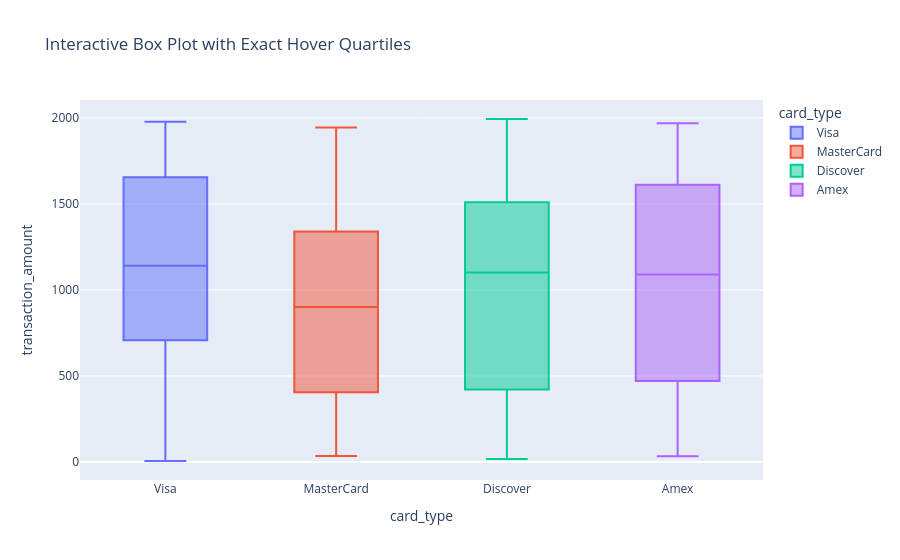

Write notebook code for a chart like this one.
### Markdown cell above
## 🔹 Interactive Box Plots: `px.box()`

### 1. What is this?
`px.box()` creates interactive boxplots where hovering shows the exact Median, Q1, Q3, Minimum, and Maximum values.

### 2. Why do we use it?
Eliminates guesswork: users see the exact dollar amounts behind the whiskers.

### 3. Syntax & Parameters
```python
fig = px.box(df, x='card_type', y='amount', color='card_type', points='outliers')
```

### Code cell
fig = px.box(df.head(300), x='card_type', y='transaction_amount', color='card_type', points='outliers', title='Interactive Box Plot with Exact Hover Quartiles')
fig.show()

### Figure 1 — Plotly figure (JSON) as saved in the notebook; plotly's stock layout.template omitted (floating-point values rounded to 4 significant figures)
{"data": [{"alignmentgroup": "True", "boxpoints": "outliers", "hovertemplate": "card_type=%{x}<br>transaction_amount=%{y}<extra></extra>", "legendgroup": "Visa", "marker": {"color": "#636efa"}, "name": "Visa", "notched": false, "offsetgroup": "Visa", "orientation": "v", "showlegend": true, "x": ["Visa", "Visa", "Visa", "Visa", "Visa", "Visa", "Visa", "Visa", "Visa", "Visa", "Visa", "Visa", "Visa", "Visa", "Visa", "Visa", "Visa", "Visa", "Visa", "Visa", "Visa", "Visa", "Visa", "Visa", "Visa", "Visa", "Visa", "Visa", "Visa", "Visa", "Visa", "Visa", "Visa", "Visa", "Visa", "Visa", "Visa", "Visa", "Visa", "Visa", "Visa", "Visa", "Visa", "Visa", "Visa", "Visa", "Visa", "Visa", "Visa", "Visa", "Visa", "Visa", "Visa", "Visa", "Visa", "Visa", "Visa", "Visa", "Visa", "Visa", "Visa", "Visa", "Visa", "Visa", "Visa", "Visa", "Visa", "Visa", "Visa", "Visa", "Visa", "Visa", "Visa"], "x0": " ", "xaxis": "x", "y": [1216.0, 1264.0, 363.5, 679.9, 1805.0, 1145.0, 320.6, 507.1, 726.1, 1361.0, 1790.0, 1753.0, 1042.0, 806.3, 1879.0, 627.2, 521.4, 1544.0, 1134.0, 1620.0, 1336.0, 838.8, 717.8, 1072.0, 75.02, 144.3, 1002.0, 1790.0, 662.9, 1243.0, 865.5, 1898.0, 536.5, 1501.0, 1436.0, 1881.0, 1814.0, 1263.0, 1835.0, 1254.0, 1290.0, 1977.0, 863.3, 1658.0, 1180.0, 469.2, 583.9, 1930.0, 1035.0, 233.7, 1028.0, 1015.0, 1141.0, 269.8, 1893.0, 1263.0, 145.1, 5.9, 1661.0, 1654.0, 1906.0, 1286.0, 1664.0, 923.2, 470.2, 1051.0, 1504.0, 1002.0, 324.2, 1908.0, 720.0, 1710.0, 998.0], "y0": " ", "yaxis": "y", "type": "box"}, {"alignmentgroup": "True", "boxpoints": "outliers", "hovertemplate": "card_type=%{x}<br>transaction_amount=%{y}<extra></extra>", "legendgroup": "MasterCard", "marker": {"color": "#EF553B"}, "name": "MasterCard", "notched": false, "offsetgroup": "MasterCard", "orientation": "v", "showlegend": true, "x": ["MasterCard", "MasterCard", "MasterCard", "MasterCard", "MasterCard", "MasterCard", "MasterCard", "MasterCard", "MasterCard", "MasterCard", "MasterCard", "MasterCard", "MasterCard", "MasterCard", "MasterCard", "MasterCard", "MasterCard", "MasterCard", "MasterCard", "MasterCard", "MasterCard", "MasterCard", "MasterCard", "MasterCard", "MasterCard", "MasterCard", "MasterCard", "MasterCard", "MasterCard", "MasterCard", "MasterCard", "MasterCard", "MasterCard", "MasterCard", "MasterCard", "MasterCard", "MasterCard", "MasterCard", "MasterCard", "MasterCard", "MasterCard", "MasterCard", "MasterCard", "MasterCard", "MasterCard", "MasterCard", "MasterCard", "MasterCard", "MasterCard", "MasterCard", "MasterCard", "MasterCard", "MasterCard", "MasterCard", "MasterCard", "MasterCard", "MasterCard", "MasterCard", "MasterCard", "MasterCard", "MasterCard", "MasterCard", "MasterCard", "MasterCard"], "x0": " ", "xaxis": "x", "y": [325.0, 1285.0, 559.9, 567.7, 1662.0, 900.9, 1661.0, 783.5, 1304.0, 1945.0, 51.76, 646.9, 908.9, 1147.0, 1350.0, 235.8, 1884.0, 964.2, 1088.0, 34.86, 73.44, 1938.0, 332.6, 375.4, 1525.0, 184.1, 1090.0, 205.5, 760.4, 707.7, 911.5, 389.2, 181.6, 1458.0, 1282.0, 961.2, 1592.0, 1691.0, 1313.0, 1234.0, 407.3, 53.41, 1294.0, 440.2, 302.8, 812.9, 493.0, 1516.0, 1504.0, 1330.0, 1875.0, 465.6, 403.9, 545.8, 602.8, 1565.0, 486.9, 165.6, 1210.0, 900.7, 75.08, 1654.0, 515.4, 1827.0], "y0": " ", "yaxis": "y", "type": "box"}, {"alignmentgroup": "True", "boxpoints": "outliers", "hovertemplate": "card_type=%{x}<br>transaction_amount=%{y}<extra></extra>", "legendgroup": "Discover", "marker": {"color": "#00cc96"}, "name": "Discover", "notched": false, "offsetgroup": "Discover", "orientation": "v", "showlegend": true, "x": ["Discover", "Discover", "Discover", "Discover", "Discover", "Discover", "Discover", "Discover", "Discover", "Discover", "Discover", "Discover", "Discover", "Discover", "Discover", "Discover", "Discover", "Discover", "Discover", "Discover", "Discover", "Discover", "Discover", "Discover", "Discover", "Discover", "Discover", "Discover", "Discover", "Discover", "Discover", "Discover", "Discover", "Discover", "Discover", "Discover", "Discover", "Discover", "Discover", "Discover", "Discover", "Discover", "Discover", "Discover", "Discover", "Discover", "Discover", "Discover", "Discover", "Discover", "Discover", "Discover", "Discover", "Discover", "Discover", "Discover", "Discover", "Discover", "Discover", "Discover", "Discover", "Discover", "Discover", "Discover", "Discover", "Discover", "Discover", "Discover", "Discover", "Discover", "Discover", "Discover", "Discover", "Discover"], "x0": " ", "xaxis": "x", "y": [136.7, 609.8, 927.5, 18.19, 765.4, 249.3, 1353.0, 1237.0, 1454.0, 1395.0, 1509.0, 422.0, 1024.0, 1699.0, 1117.0, 1285.0, 260.7, 1681.0, 1399.0, 131.7, 1571.0, 1016.0, 112.4, 698.3, 1722.0, 182.0, 1283.0, 1096.0, 1519.0, 731.1, 1828.0, 522.8, 792.5, 303.3, 1900.0, 253.3, 381.8, 927.0, 1625.0, 286.6, 1341.0, 640.2, 1892.0, 750.7, 1766.0, 1896.0, 214.0, 1321.0, 1108.0, 1195.0, 1467.0, 1958.0, 967.6, 755.0, 454.0, 710.8, 1223.0, 1413.0, 195.9, 203.1, 1920.0, 1994.0, 1375.0, 180.4, 94.78, 130.7, 1902.0, 1899.0, 543.7, 1720.0, 1958.0, 396.2, 1274.0, 1258.0], "y0": " ", "yaxis": "y", "type": "box"}, {"alignmentgroup": "True", "boxpoints": "outliers", "hovertemplate": "card_type=%{x}<br>transaction_amount=%{y}<extra></extra>", "legendgroup": "Amex", "marker": {"color": "#ab63fa"}, "name": "Amex", "notched": false, "offsetgroup": "Amex", "orientation": "v", "showlegend": true, "x": ["Amex", "Amex", "Amex", "Amex", "Amex", "Amex", "Amex", "Amex", "Amex", "Amex", "Amex", "Amex", "Amex", "Amex", "Amex", "Amex", "Amex", "Amex", "Amex", "Amex", "Amex", "Amex", "Amex", "Amex", "Amex", "Amex", "Amex", "Amex", "Amex", "Amex", "Amex", "Amex", "Amex", "Amex", "Amex", "Amex", "Amex", "Amex", "Amex", "Amex", "Amex", "Amex", "Amex", "Amex", "Amex", "Amex", "Amex", "Amex", "Amex", "Amex", "Amex", "Amex", "Amex", "Amex", "Amex", "Amex", "Amex", "Amex", "Amex", "Amex", "Amex", "Amex", "Amex", "Amex", "Amex", "Amex", "Amex", "Amex", "Amex", "Amex", "Amex", "Amex", "Amex", "Amex", "Amex", "Amex", "Amex", "Amex", "Amex", "Amex", "Amex", "Amex", "Amex", "Amex", "Amex", "Amex", "Amex", "Amex", "Amex"], "x0": " ", "xaxis": "x", "y": [124.2, 781.6, 913.7, 816.4, 354.7, 1894.0, 1254.0, 819.0, 701.8, 1869.0, 1557.0, 1594.0, 895.1, 570.0, 1597.0, 338.7, 33.01, 1953.0, 1060.0, 1482.0, 1959.0, 1798.0, 1780.0, 385.6, 1147.0, 53.98, 1708.0, 1874.0, 530.8, 483.9, 76.41, 464.1, 1719.0, 1797.0, 1470.0, 201.4, 1255.0, 1103.0, 1200.0, 90.61, 1103.0, 188.0, 1095.0, 824.7, 1541.0, 345.6, 464.0, 274.1, 1036.0, 1683.0, 1044.0, 1738.0, 1538.0, 1965.0, 1092.0, 580.9, 1845.0, 99.48, 817.4, 1723.0, 144.1, 1232.0, 1969.0, 1399.0, 365.4, 1927.0, 473.3, 1566.0, 696.1, 1211.0, 1761.0, 1141.0, 1730.0, 612.7, 291.7, 402.2, 1326.0, 521.8, 731.3, 1938.0, 644.7, 440.7, 1090.0, 354.1, 1544.0, 318.3, 1045.0, 1656.0, 1758.0], "y0": " ", "yaxis": "y", "type": "box"}], "layout": {"xaxis": {"anchor": "y", "domain": [0.0, 1.0], "title": {"text": "card_type"}, "categoryorder": "array", "categoryarray": ["Visa", "MasterCard", "Discover", "Amex"]}, "yaxis": {"anchor": "x", "domain": [0.0, 1.0], "title": {"text": "transaction_amount"}}, "legend": {"title": {"text": "card_type"}, "tracegroupgap": 0}, "title": {"text": "Interactive Box Plot with Exact Hover Quartiles"}, "boxmode": "overlay"}}
